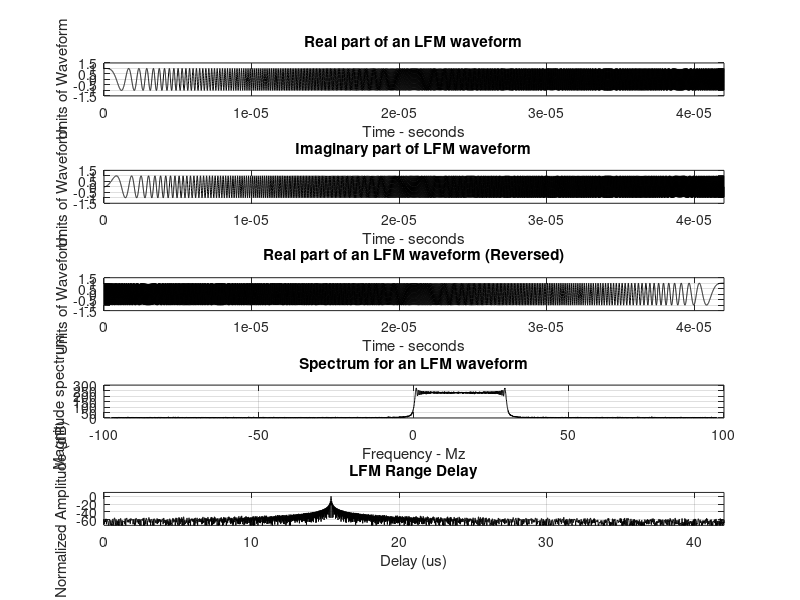

Write the MATLAB code that produced this figure.
% Script:           chirp_gen.m
% Author:           D.R.Ohm   
% Rev:              1.2
% Date:             April 4, 2005
%
% Chirp generator and pulse compression for range detection.

% B = bandwidth of chirp
% T = Time of chirp duration
%
%==========================================================================
%==========================================================================
close all;clear all
B = 30.0e6;
T = 42e-6;

time_B_product = B * T;
if(time_B_product < 5 )
    fprintf('************ Time Bandwidth product is TOO SMALL ***************')
    fprintf('\n Change B and or T')
    return
else
end

%-Compute alpha (chirp rate)
mu = 2. * pi * B / T;
npow = nextpow2(5 * B * T + 1);
npoints = 1*(2^(npow));

%-Determine sampling times
delt = linspace(0, T, npoints); % 
M = length(delt);

%-Compute the complex LFM representation
Ichannel = cos(mu .* delt.^2 / 2.); % Real part
Qchannel = sin(mu .* delt.^2 / 2.); % Imaginary Part
LFM = Ichannel + sqrt(-1) .* Qchannel;  % complex signal

%-Add WGN Noise
SNR = 15;
w_n = randn(1,M) + 1i*randn(1,M);
w = (10^(-SNR/10))*w_n;        % Additive white noise
LFM = w+LFM;

%-Compute the FFT of the LFM waveform
LFMFFT = fftshift(fft(LFM));
sampling_interval = T / npoints;
freqlimit = 0.5 / sampling_interval;
freq = linspace(-freqlimit,freqlimit,npoints);

%-Plot the real, imaginary parts and the spectrum and magnitude
figure(1)
subplot(5,1,1)
plot(delt,Ichannel,'k');
axis([0 T -1.5 1.5])
grid
xlabel('Time - seconds')
ylabel('Units of Waveform')
title('Real part of an LFM waveform')

subplot(5,1,2)
plot(delt,Qchannel,'k');
axis([0 T -1.5 1.5])
grid
xlabel('Time - seconds')
ylabel('Units of Waveform')
title('Imaginary part of LFM waveform')

%-Plot the reversed real part
subplot(5,1,3)
plot(delt,flip(Ichannel),'k');
axis([0 T -1.5 1.5]); grid
xlabel('Time - seconds')
ylabel('Units of Waveform')
title('Real part of an LFM waveform (Reversed)')

subplot(5,1,4)
plot(freq.*1/1e6, abs(LFMFFT),'k'); grid
xlabel('Frequency - Mz')
ylabel('Magnitude spectrum')
title('Spectrum for an LFM waveform')

%-Add delay (in samples) to return chirp
delay = 3000;
tau = delay*sampling_interval;
disp(['Delay of return is = ' num2str(tau*1/1e-6) ' microseconds']);
chirp_rx = [zeros(1,delay) LFM(1:end)] ;  % create delayed (truncated) chirp
chirp_tx = [LFM(1:end) zeros(1,delay)];   % truncate tx ref chirp

%-Compute pulse compression (aka matched filter) and then plot spectrum again 
Nfft = length(chirp_tx);
%out_comp = fft(conj(flip(chirp_tx)), Nfft) .* fft(chirp_rx, Nfft);
out_comp = fft(conj(flip(chirp_tx)), Nfft) .* fft(chirp_rx, Nfft);
out_comp_ifft = ifft(out_comp, Nfft);
out_comp_mag = abs(out_comp_ifft).^2;
y = out_comp_mag/max(out_comp_mag);
delty = sampling_interval.*(1:length(y));

%-Plot output of matched filter (pulse compression)
subplot(5,1,5)
plot(delty.*1/1e-6,10*log10(y),'k');
xlabel('Delay (us)')
ylabel('Normalized Amplitude (dB)')
title('LFM Range Delay')
axis([0 T*1/1e-6 -75 10]); grid
